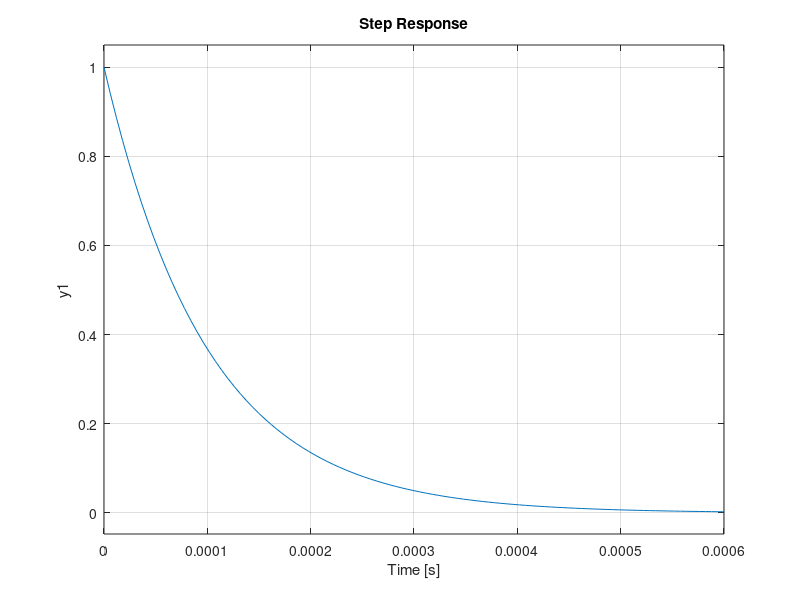
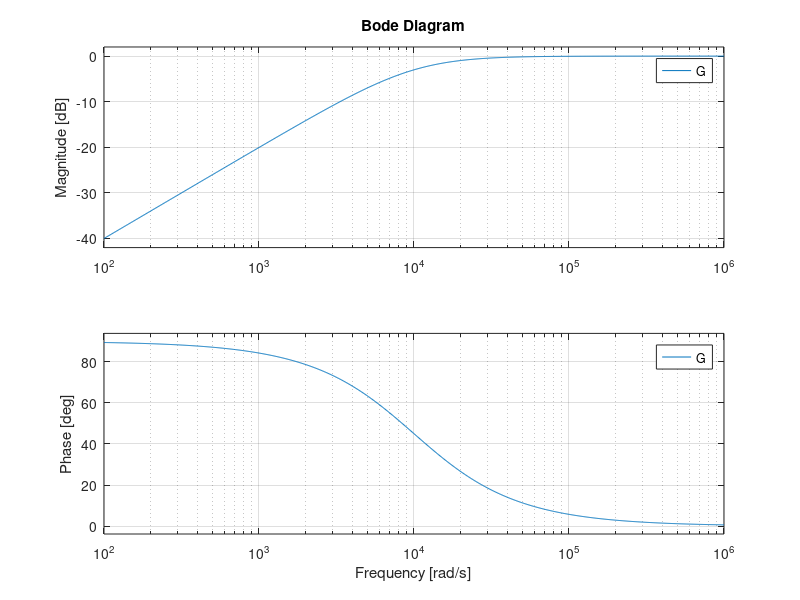
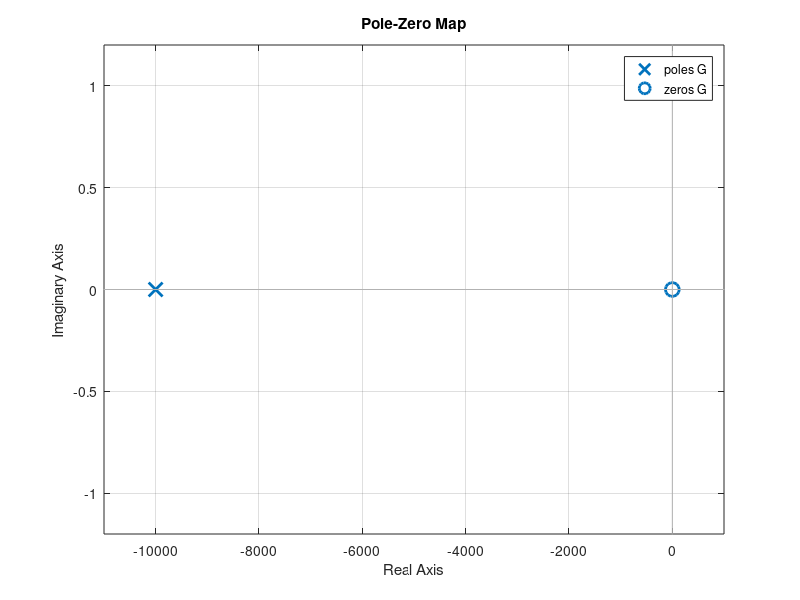

Here is the MATLAB script that generated these plots, in order: (Note: this script raises an error after producing the figures.)
clear; 
close all;
clc;

s = tf('s');
R = 1000;
C = 0.1 * 10^(-6);
G = (C*R*s)/(C*R*s+1);

figure; step(G); grid on;
saveas(gcf, 'hpf1_step.png');
figure; bode(G); grid on;
saveas(gcf, 'hpf1_bode.png');

figure; pzmap(G);
xlim([-wn,wn]);ylim([-wn,wn]);
daspect([1 1 1]);
saveas(gcf, 'hpf1_bode_pzmap');